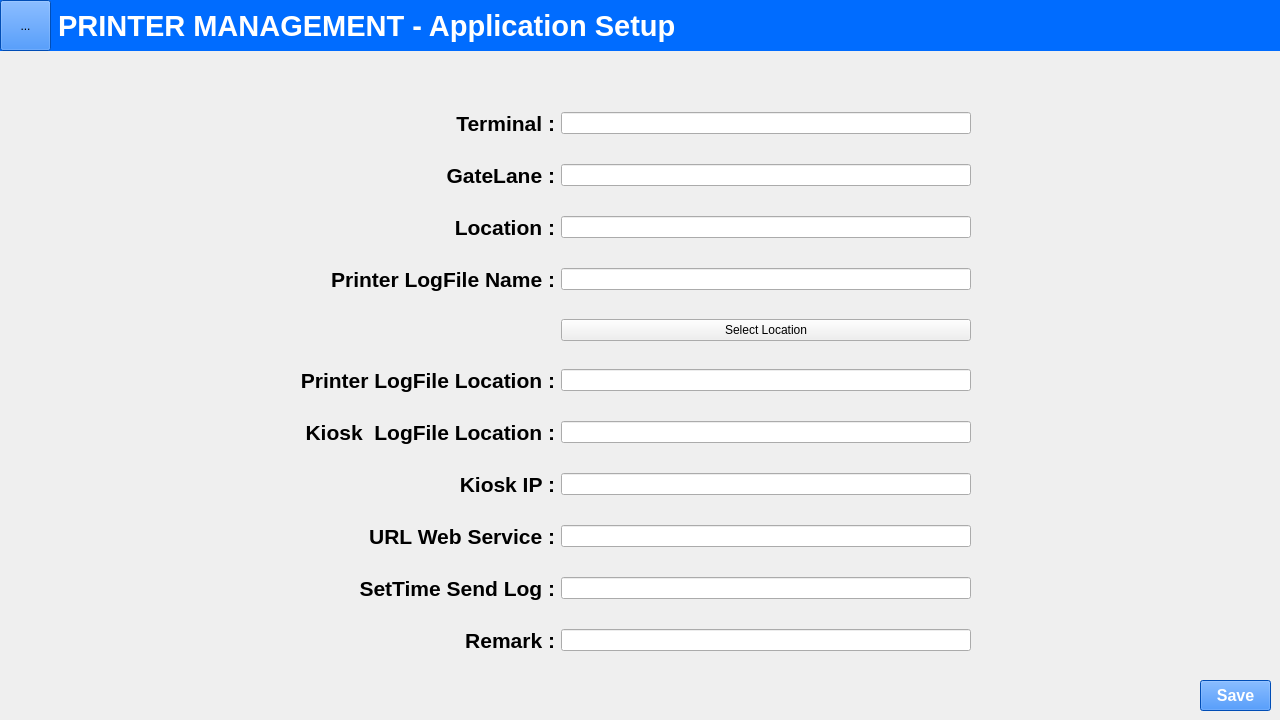
<?xml version="1.0" encoding="UTF-8"?>
<ui version="4.0">
 <class>Application</class>
 <widget class="QWidget" name="Application">
  <property name="geometry">
   <rect>
    <x>0</x>
    <y>0</y>
    <width>1280</width>
    <height>720</height>
   </rect>
  </property>
  <property name="windowTitle">
   <string>  PRINTER MANAGEMENT PROGRAM FOR AUTOMATED GATE SYSTEM</string>
  </property>
  <property name="windowIcon">
   <iconset>
    <normaloff>../Icon/hutchisonport_logo.ico</normaloff>../Icon/hutchisonport_logo.ico</iconset>
  </property>
  <widget class="QWidget" name="bgPrinterManagementApplication" native="true">
   <property name="geometry">
    <rect>
     <x>0</x>
     <y>0</y>
     <width>1281</width>
     <height>51</height>
    </rect>
   </property>
   <property name="font">
    <font/>
   </property>
   <property name="styleSheet">
    <string notr="true">background-color: #006CFF;
</string>
   </property>
   <widget class="QLabel" name="lbPrinterManagementApplication">
    <property name="geometry">
     <rect>
      <x>50</x>
      <y>0</y>
      <width>1191</width>
      <height>51</height>
     </rect>
    </property>
    <property name="font">
     <font>
      <family>Arial</family>
      <pointsize>22</pointsize>
      <weight>75</weight>
      <bold>true</bold>
     </font>
    </property>
    <property name="styleSheet">
     <string notr="true">color: white;</string>
    </property>
    <property name="text">
     <string> PRINTER MANAGEMENT - Application Setup</string>
    </property>
   </widget>
   <widget class="QToolButton" name="btnmenu">
    <property name="geometry">
     <rect>
      <x>0</x>
      <y>0</y>
      <width>51</width>
      <height>51</height>
     </rect>
    </property>
    <property name="font">
     <font/>
    </property>
    <property name="text">
     <string>...</string>
    </property>
    <property name="icon">
     <iconset>
      <normaloff>../Icon/MenuIcon.ico</normaloff>../Icon/MenuIcon.ico</iconset>
    </property>
    <property name="iconSize">
     <size>
      <width>50</width>
      <height>50</height>
     </size>
    </property>
    <property name="popupMode">
     <enum>QToolButton::InstantPopup</enum>
    </property>
   </widget>
  </widget>
  <widget class="QPushButton" name="btnSaveApplicationSetup">
   <property name="geometry">
    <rect>
     <x>1200</x>
     <y>680</y>
     <width>71</width>
     <height>31</height>
    </rect>
   </property>
   <property name="font">
    <font>
     <family>Arial</family>
     <pointsize>12</pointsize>
     <weight>75</weight>
     <bold>true</bold>
    </font>
   </property>
   <property name="styleSheet">
    <string notr="true">background-color: #006CFF;
color:white;</string>
   </property>
   <property name="text">
    <string>Save</string>
   </property>
  </widget>
  <widget class="QWidget" name="gridLayoutWidget">
   <property name="geometry">
    <rect>
     <x>300</x>
     <y>90</y>
     <width>671</width>
     <height>591</height>
    </rect>
   </property>
   <layout class="QGridLayout" name="gridLayout">
    <item row="10" column="0">
     <widget class="QLabel" name="lbRemark">
      <property name="font">
       <font>
        <family>Arial</family>
        <pointsize>16</pointsize>
        <weight>75</weight>
        <bold>true</bold>
       </font>
      </property>
      <property name="text">
       <string>Remark :</string>
      </property>
      <property name="alignment">
       <set>Qt::AlignRight|Qt::AlignTrailing|Qt::AlignVCenter</set>
      </property>
     </widget>
    </item>
    <item row="6" column="0">
     <widget class="QLabel" name="lbKioskLogFileLocation">
      <property name="font">
       <font>
        <family>Arial</family>
        <pointsize>16</pointsize>
        <weight>75</weight>
        <bold>true</bold>
       </font>
      </property>
      <property name="text">
       <string>Kiosk  LogFile Location :</string>
      </property>
      <property name="alignment">
       <set>Qt::AlignRight|Qt::AlignTrailing|Qt::AlignVCenter</set>
      </property>
     </widget>
    </item>
    <item row="9" column="0">
     <widget class="QLabel" name="lbSetTimeSendLog">
      <property name="font">
       <font>
        <family>Arial</family>
        <pointsize>16</pointsize>
        <weight>75</weight>
        <bold>true</bold>
       </font>
      </property>
      <property name="text">
       <string>SetTime Send Log :</string>
      </property>
      <property name="alignment">
       <set>Qt::AlignRight|Qt::AlignTrailing|Qt::AlignVCenter</set>
      </property>
     </widget>
    </item>
    <item row="3" column="1">
     <widget class="QLineEdit" name="textPrinterLogFileName"/>
    </item>
    <item row="6" column="1">
     <widget class="QLineEdit" name="textKioskLogFileLocation"/>
    </item>
    <item row="9" column="1">
     <widget class="QLineEdit" name="textSetTimeSendLog"/>
    </item>
    <item row="3" column="0">
     <widget class="QLabel" name="lbPrinterLogFileName">
      <property name="font">
       <font>
        <family>Arial</family>
        <pointsize>16</pointsize>
        <weight>75</weight>
        <bold>true</bold>
       </font>
      </property>
      <property name="text">
       <string>Printer LogFile Name :</string>
      </property>
      <property name="alignment">
       <set>Qt::AlignRight|Qt::AlignTrailing|Qt::AlignVCenter</set>
      </property>
     </widget>
    </item>
    <item row="8" column="0">
     <widget class="QLabel" name="lbURLWebService">
      <property name="font">
       <font>
        <family>Arial</family>
        <pointsize>16</pointsize>
        <weight>75</weight>
        <bold>true</bold>
       </font>
      </property>
      <property name="text">
       <string>URL Web Service :</string>
      </property>
      <property name="alignment">
       <set>Qt::AlignRight|Qt::AlignTrailing|Qt::AlignVCenter</set>
      </property>
     </widget>
    </item>
    <item row="0" column="0">
     <widget class="QLabel" name="lbTerminal">
      <property name="font">
       <font>
        <family>Arial</family>
        <pointsize>16</pointsize>
        <weight>75</weight>
        <bold>true</bold>
       </font>
      </property>
      <property name="text">
       <string>Terminal :</string>
      </property>
      <property name="alignment">
       <set>Qt::AlignRight|Qt::AlignTrailing|Qt::AlignVCenter</set>
      </property>
     </widget>
    </item>
    <item row="2" column="1">
     <widget class="QLineEdit" name="textLocation">
      <property name="font">
       <font>
        <family>Arial</family>
       </font>
      </property>
     </widget>
    </item>
    <item row="2" column="0">
     <widget class="QLabel" name="lbLocation">
      <property name="font">
       <font>
        <family>Arial</family>
        <pointsize>16</pointsize>
        <weight>75</weight>
        <bold>true</bold>
       </font>
      </property>
      <property name="text">
       <string>Location :</string>
      </property>
      <property name="alignment">
       <set>Qt::AlignRight|Qt::AlignTrailing|Qt::AlignVCenter</set>
      </property>
     </widget>
    </item>
    <item row="1" column="1">
     <widget class="QLineEdit" name="textGateLane"/>
    </item>
    <item row="5" column="0">
     <widget class="QLabel" name="lbPrinterLogFileLocation">
      <property name="font">
       <font>
        <family>Arial</family>
        <pointsize>16</pointsize>
        <weight>75</weight>
        <bold>true</bold>
       </font>
      </property>
      <property name="text">
       <string>Printer LogFile Location :</string>
      </property>
      <property name="alignment">
       <set>Qt::AlignRight|Qt::AlignTrailing|Qt::AlignVCenter</set>
      </property>
     </widget>
    </item>
    <item row="8" column="1">
     <widget class="QLineEdit" name="textURLWebService"/>
    </item>
    <item row="10" column="1">
     <widget class="QLineEdit" name="textRemark"/>
    </item>
    <item row="5" column="1">
     <widget class="QLineEdit" name="textPrinterLogFileLocation"/>
    </item>
    <item row="1" column="0">
     <widget class="QLabel" name="lbGateLane">
      <property name="font">
       <font>
        <family>Arial</family>
        <pointsize>16</pointsize>
        <weight>75</weight>
        <bold>true</bold>
       </font>
      </property>
      <property name="text">
       <string>GateLane :</string>
      </property>
      <property name="alignment">
       <set>Qt::AlignRight|Qt::AlignTrailing|Qt::AlignVCenter</set>
      </property>
     </widget>
    </item>
    <item row="0" column="1">
     <widget class="QLineEdit" name="textTerminal"/>
    </item>
    <item row="4" column="1">
     <widget class="QPushButton" name="btnSelectPrinterLogfileLocation">
      <property name="text">
       <string>Select Location</string>
      </property>
     </widget>
    </item>
    <item row="7" column="0">
     <widget class="QLabel" name="lbKioskIP">
      <property name="font">
       <font>
        <family>Arial</family>
        <pointsize>16</pointsize>
        <weight>75</weight>
        <bold>true</bold>
       </font>
      </property>
      <property name="text">
       <string>Kiosk IP :</string>
      </property>
      <property name="alignment">
       <set>Qt::AlignRight|Qt::AlignTrailing|Qt::AlignVCenter</set>
      </property>
     </widget>
    </item>
    <item row="7" column="1">
     <widget class="QLineEdit" name="textKioskIP"/>
    </item>
   </layout>
  </widget>
 </widget>
 <resources/>
 <connections/>
</ui>
